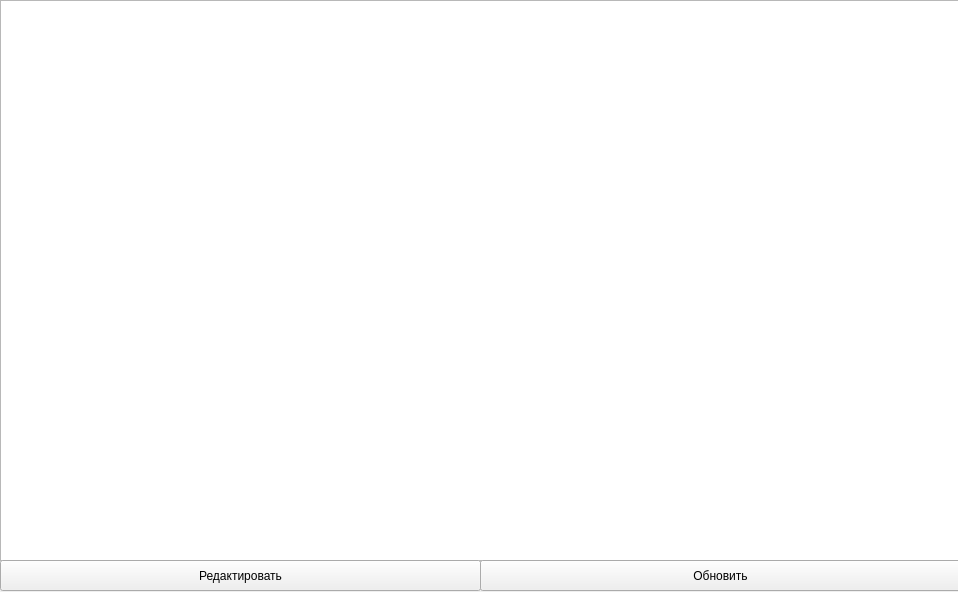
<?xml version="1.0" encoding="UTF-8"?>
<ui version="4.0">
 <class>Form</class>
 <widget class="QWidget" name="Form">
  <property name="geometry">
   <rect>
    <x>0</x>
    <y>0</y>
    <width>958</width>
    <height>592</height>
   </rect>
  </property>
  <property name="windowTitle">
   <string>Form</string>
  </property>
  <widget class="QTableWidget" name="tableWidget">
   <property name="geometry">
    <rect>
     <x>0</x>
     <y>0</y>
     <width>961</width>
     <height>561</height>
    </rect>
   </property>
  </widget>
  <widget class="QPushButton" name="pushButton">
   <property name="geometry">
    <rect>
     <x>0</x>
     <y>560</y>
     <width>481</width>
     <height>31</height>
    </rect>
   </property>
   <property name="text">
    <string>Редактировать</string>
   </property>
  </widget>
  <widget class="QPushButton" name="pushButton_2">
   <property name="geometry">
    <rect>
     <x>480</x>
     <y>560</y>
     <width>481</width>
     <height>31</height>
    </rect>
   </property>
   <property name="text">
    <string>Обновить</string>
   </property>
  </widget>
 </widget>
 <resources/>
 <connections/>
</ui>
